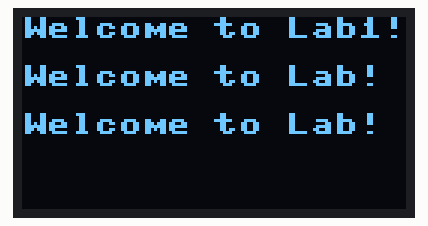
Bench run of a program on a simulated pyboard running MicroPython. Parts: 128×64 one-colour display. Library files of the repository ran but are not shown: ssd1306.py; what the program prints to the serial console is not drawn. At 0.1 s the program stops and its outputs stay as they are.

Above: at 0.1 s.

The program:

main.py
```python
from machine import Pin
from machine import I2C

import ssd1306
from time import sleep


#i2c = I2C(-1, scl=Pin(22), sda=Pin(21)) #For ESP32: pin initializing
#i2c = I2C(-1, scl=Pin(5), sda=Pin(4))  #For ESP8266: pin initializing
i2c = I2C( sda=Pin(4), scl=Pin(5))

print(i2c)

oled_width = 128
oled_height = 64
oled = ssd1306.SSD1306_I2C(oled_width, oled_height, i2c)

oled.text('Welcome to Lab1!', 0, 0)
oled.text('Welcome to Lab!', 0, 16)
oled.text('Welcome to Lab!', 0, 32)

oled.show()
```
